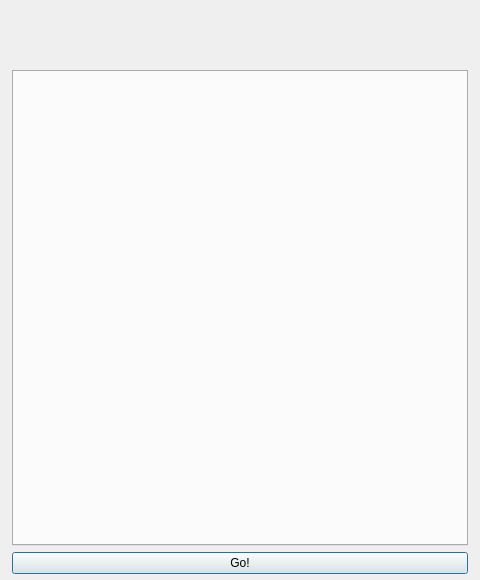
<?xml version="1.0" encoding="UTF-8"?>
<ui version="4.0">
 <class>MainDlg</class>
 <widget class="QDialog" name="MainDlg">
  <property name="geometry">
   <rect>
    <x>0</x>
    <y>0</y>
    <width>480</width>
    <height>580</height>
   </rect>
  </property>
  <property name="sizePolicy">
   <sizepolicy hsizetype="Fixed" vsizetype="Fixed">
    <horstretch>0</horstretch>
    <verstretch>0</verstretch>
   </sizepolicy>
  </property>
  <property name="windowTitle">
   <string>Tinu</string>
  </property>
  <property name="styleSheet">
   <string notr="true">* {
	background: none;
	font-family: &quot;Helvetica Neue&quot;;
	font: 12px;
	color: rgb(50, 50, 50);
}


QWidget#titleBar &gt; QLabel {
	font: 25px;
}

QDialog {
	background-image: url(:/rsc/BlurredBackground.png);
	background-repeat: none;
	background-position: center;
	padding: 0px;
}

QTabWidget::pane {
	border: 1px solid grey;
}

QTabWidget::tab-bar {
	top: 0px;
	left: 1px;
	alignment: center;
}

QTabBar::tab {
	border-bottom: none;
	min-width: 8ex;
	padding : 4px;
	margin-left: 0px;
}

QTabBar::tab {
	border: none;
	border-bottom: none;
}

/*
	HOVERS and PRESSED
*/
QTabBar::tab:selected, QPushButton:pressed {
	background-color: rgba(255, 255, 255, 160);
}

QTabBar::tab:hover, QPushButton:hover {
	background-color: rgba(255, 255, 255, 60);
}

QTabBar::tab:!selected {
}




QProgressBar {
	border: 1px solid grey;
	border-radius: 4px;
	background: rgba(255, 255, 255, 80);
	max-height: 7px;
	text-align: center;
	font: 8px;
}

QProgressBar::chunk:horizontal {
	border-radius: 5px;
	background: grey;
}

QPushButton {
	border: 1px solid grey;
	min-height: 30px;
}


QCheckBox {
}

QCheckBox::indicator {
	border: 1px solid grey;
	border-radius: 5px;
	height: 9px;
	width: 9px;
	margin-right: 5px
}

QCheckBox::indicator:hover {
	border: 1px solid grey;
}

QCheckBox::indicator:checked {
	image: url(:/rsc/bullet.png);
	border: 1px solid grey;
}</string>
  </property>
  <property name="sizeGripEnabled">
   <bool>false</bool>
  </property>
  <layout class="QVBoxLayout" name="verticalLayout_2">
   <property name="spacing">
    <number>0</number>
   </property>
   <property name="leftMargin">
    <number>0</number>
   </property>
   <property name="topMargin">
    <number>0</number>
   </property>
   <property name="rightMargin">
    <number>0</number>
   </property>
   <property name="bottomMargin">
    <number>6</number>
   </property>
   <item>
    <widget class="TitleBar" name="titleBar" native="true">
     <property name="minimumSize">
      <size>
       <width>0</width>
       <height>50</height>
      </size>
     </property>
     <property name="maximumSize">
      <size>
       <width>16777215</width>
       <height>50</height>
      </size>
     </property>
     <layout class="QHBoxLayout" name="horizontalLayout"/>
    </widget>
   </item>
   <item>
    <layout class="QVBoxLayout" name="verticalLayout">
     <property name="leftMargin">
      <number>12</number>
     </property>
     <property name="topMargin">
      <number>20</number>
     </property>
     <property name="rightMargin">
      <number>12</number>
     </property>
     <item>
      <widget class="QTabWidget" name="tab">
       <property name="currentIndex">
        <number>-1</number>
       </property>
      </widget>
     </item>
     <item>
      <widget class="QPushButton" name="go">
       <property name="text">
        <string>Go!</string>
       </property>
      </widget>
     </item>
    </layout>
   </item>
  </layout>
 </widget>
 <layoutdefault spacing="6" margin="11"/>
 <customwidgets>
  <customwidget>
   <class>TitleBar</class>
   <extends>QWidget</extends>
   <header location="global">titlebar.h</header>
   <container>1</container>
  </customwidget>
 </customwidgets>
 <resources/>
 <connections>
  <connection>
   <sender>go</sender>
   <signal>clicked()</signal>
   <receiver>MainDlg</receiver>
   <slot>go()</slot>
   <hints>
    <hint type="sourcelabel">
     <x>155</x>
     <y>454</y>
    </hint>
    <hint type="destinationlabel">
     <x>0</x>
     <y>428</y>
    </hint>
   </hints>
  </connection>
 </connections>
 <slots>
  <slot>go()</slot>
 </slots>
</ui>
